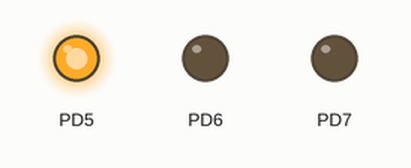
The program below on a simulated ATmega32, built with avr-gcc and emulated at 8 MHz. Parts: output pins drawn as LEDs (lit = HIGH). At 1.4 s the program stops and its outputs stay as they are.

Above: at 0.1 s.
At 0.6 s:
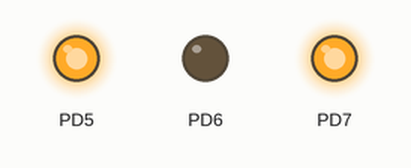
At 1.5 s:
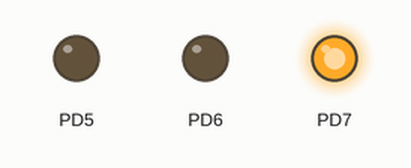
Timing chart, 0 to 2.9 s (numbered marks = the images above):
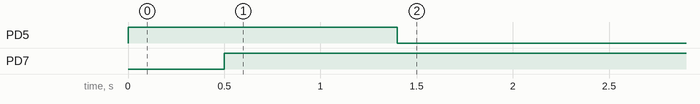

Measured:
- by itself, PD5: LOW → HIGH at 0.00 s, → LOW 1.4 s later
- by itself, PD7: LOW → HIGH at 0.50 s

The program:

main.c
```c
#define F_CPU 8000000UL
#include <avr/io.h>
#include <util/delay.h>
#include <stdio.h>


void cmd(char a) {
	PORTC = a;
	PORTD = 0x20;
	_delay_ms(100);
	PORTD = 0x00;
}

void data(char a) {
	PORTC = a;
	PORTD = 0xA0;
	_delay_ms(100);
	PORTD = 0x80;
}

void display(char *a) {
	while((*a) != '\0') {
		data(*a);
		a++;
	}
}


int main() {
	DDRD = 0xE0;
	PORTC = 0x00; PORTD = 0x00;
	cmd(0x38);
	cmd(0x80);
	cmd(0x01);
	cmd(0x0E);
	cmd(0x06);

	display("BUET IICT");

     //data('A');


	while(1);
}
```
